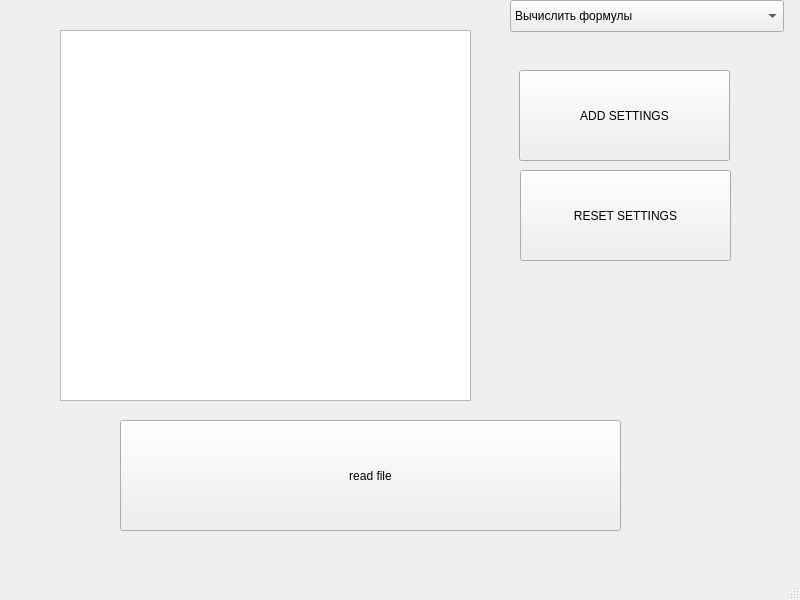
<?xml version="1.0" encoding="UTF-8"?>
<ui version="4.0">
 <class>MainWindow</class>
 <widget class="QMainWindow" name="MainWindow">
  <property name="geometry">
   <rect>
    <x>0</x>
    <y>0</y>
    <width>800</width>
    <height>600</height>
   </rect>
  </property>
  <property name="windowTitle">
   <string>MainWindow</string>
  </property>
  <widget class="QWidget" name="centralwidget">
   <widget class="QPushButton" name="addButton">
    <property name="geometry">
     <rect>
      <x>519</x>
      <y>70</y>
      <width>211</width>
      <height>91</height>
     </rect>
    </property>
    <property name="text">
     <string>ADD SETTINGS</string>
    </property>
   </widget>
   <widget class="QPushButton" name="readButton">
    <property name="geometry">
     <rect>
      <x>120</x>
      <y>420</y>
      <width>501</width>
      <height>111</height>
     </rect>
    </property>
    <property name="text">
     <string>read file</string>
    </property>
   </widget>
   <widget class="QPushButton" name="pushButtonReset">
    <property name="geometry">
     <rect>
      <x>520</x>
      <y>170</y>
      <width>211</width>
      <height>91</height>
     </rect>
    </property>
    <property name="text">
     <string>RESET SETTINGS</string>
    </property>
   </widget>
   <widget class="QTextEdit" name="textEditOutput">
    <property name="geometry">
     <rect>
      <x>60</x>
      <y>30</y>
      <width>411</width>
      <height>371</height>
     </rect>
    </property>
   </widget>
   <widget class="QComboBox" name="comboBox">
    <property name="geometry">
     <rect>
      <x>510</x>
      <y>0</y>
      <width>274</width>
      <height>32</height>
     </rect>
    </property>
    <item>
     <property name="text">
      <string>Вычислить формулы</string>
     </property>
    </item>
    <item>
     <property name="text">
      <string>Подписать формулы</string>
     </property>
    </item>
    <item>
     <property name="text">
      <string>Шестнадцатиричные в десятичные</string>
     </property>
    </item>
    <item>
     <property name="text">
      <string>Десятичные в шестнадцатиричные</string>
     </property>
    </item>
    <item>
     <property name="text">
      <string>Убрать цифры, кроме 0</string>
     </property>
    </item>
    <item>
     <property name="text">
      <string>Развернуть текст</string>
     </property>
    </item>
   </widget>
  </widget>
  <widget class="QMenuBar" name="menubar">
   <property name="geometry">
    <rect>
     <x>0</x>
     <y>0</y>
     <width>800</width>
     <height>22</height>
    </rect>
   </property>
  </widget>
  <widget class="QStatusBar" name="statusbar"/>
 </widget>
 <resources/>
 <connections/>
</ui>
